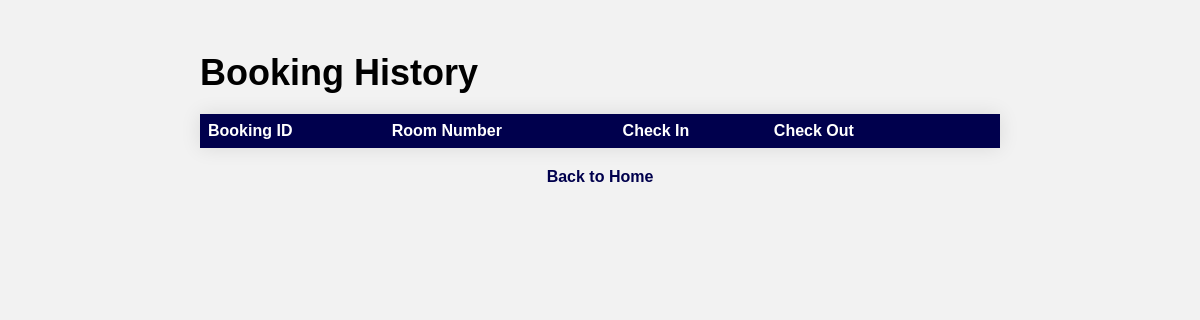
The app's page /booking_history/ (signed in), older data.
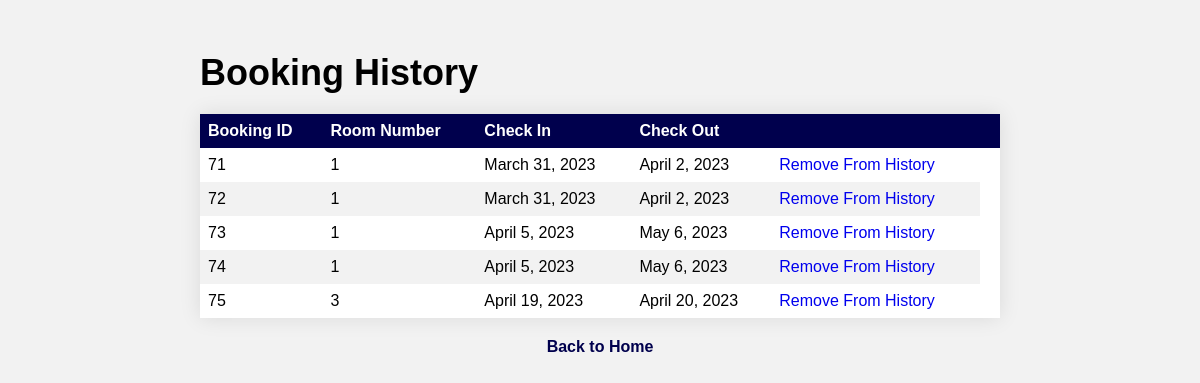
The same page, newer data.
### HMS_APP/models.py (models this page shows, shortened)
class BookingHistory(models.Model):
    user = models.ForeignKey(settings.AUTH_USER_MODEL, on_delete=models.CASCADE, null=True)
    room = models.ForeignKey(Room, on_delete=models.CASCADE, null=True)
    check_in = models.DateField(null=True)
    check_out = models.DateField(null=True)

class Room(models.Model) :
    ROOM_CATEGORIES = (
        ('WithAc', 'AC'),
        ('WithoutAc', 'NON-AC'),
        ('Deluxe', 'DELUXE'),
    )
    number = models.IntegerField()
    category = models.CharField(max_length = 10, choices=ROOM_CATEGORIES)
    capacity = models.IntegerField()
    room_description = models.TextField()
    room_price = models.IntegerField(help_text = "Price Per Day", null=True)
    room_picture = models.ImageField(null=True)

### HMS_APP/views.py (the view)
# urls.py: path('booking_history/', views.booking_history, name = "booking_history"),
def booking_history(request):
    bookings = BookingHistory.objects.filter(user=request.user)
    return render(request, "bookinghistory.html", {'bookings' : bookings})

### templates/bookinghistory.html (shortened to what this page needs)
<!DOCTYPE html>
<html>
<head>
</head>
<body>
	<div class="container">
		<h1>Booking History</h1>
		<table>
			<thead>
				<tr>
					<th>Booking ID</th>
					<th>Room Number</th>
					<th>Check In</th>
					<th>Check Out</th>
					<th>  <th>
				</tr>
			</thead>
			<tbody>
				{% for booking in bookings %}
				<tr>
					<td>{{ booking.id }}</td>
					<td>{{ booking.room.number }}</td>
					<td>{{ booking.check_in }}</td>
					<td>{{ booking.check_out }}</td>
					<td><a href="{% url 'removeHistory' id=booking.id %}">Remove From History</a></td>
				</tr>
				{% endfor %}
			</tbody>
		</table>
		<div class="back-to-home">
			<a href="{% url 'home' %}">Back to Home</a>
		</div>
	</div>
</body>
</html>

Row changes from the older to the newer data that the page shows:
added BookingHistory: id "71", room.number "1", check_in "March 31, 2023", check_out "April 2, 2023"
added BookingHistory: id "72", room.number "1", check_in "March 31, 2023", check_out "April 2, 2023"
added BookingHistory: id "73", room.number "1", check_in "April 5, 2023", check_out "May 6, 2023"
added BookingHistory: id "74", room.number "1", check_in "April 5, 2023", check_out "May 6, 2023"
added BookingHistory: id "75", room.number "3", check_in "April 19, 2023", check_out "April 20, 2023"
